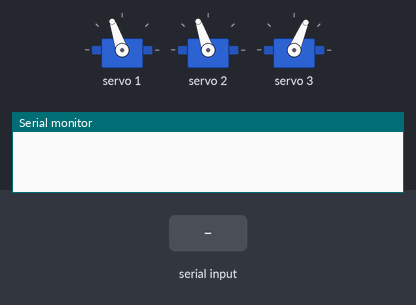
The sketch below on a simulated Arduino Mega 2560, built with avr-gcc and run on an emulated ATmega2560. Shown: 3 × servo, the last lines printed to the serial monitor. The inputs (shaded band) are chosen by the test bench.

Above: at 1.2 s.
1.3 s: "90,45\n" received over the second serial link
At 1.45 s:
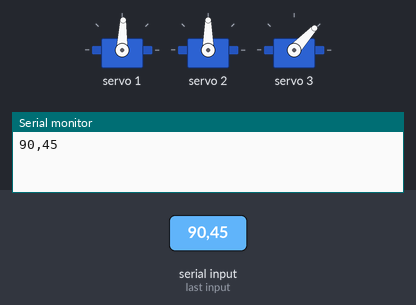
At 1.85 s:
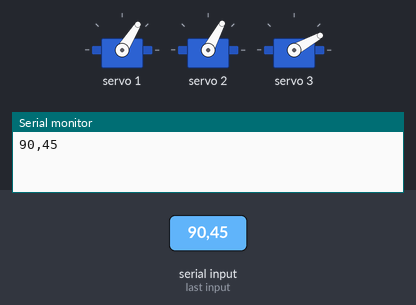
4.3 s: "5\n" received over the second serial link
At 5.5 s:
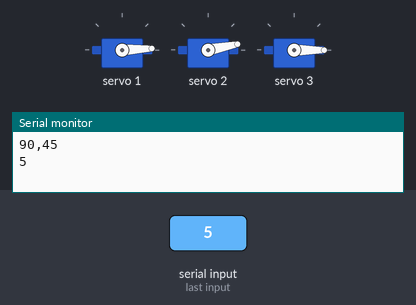
5.8 s: "90,45,200\n" received over the second serial link
Timing chart, 0 to 8.8 s (numbered marks = the images above; inputs shaded):
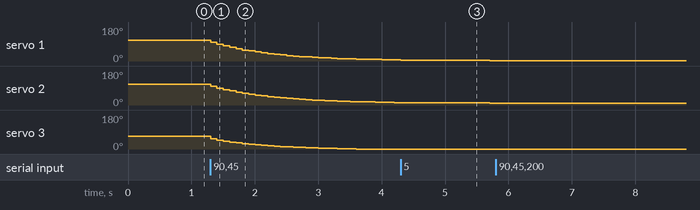

The sketch:

Robot_Arm.ino
```cpp
#include "HCPCA9685.h"

#define I2CAdd 0x40
HCPCA9685 HCPCA9685(I2CAdd);

unsigned long lastReceivedTime = 0;
float currentPos[4] = {0, 240, 240, 135};
float targetPos[4] = {0, 240, 240, 135};
unsigned long lastUpdateTime = 0;
const unsigned long updateInterval = 100;

void setup() {
  Serial.begin(115200);
  Serial1.begin(115200);
  HCPCA9685.Init(SERVO_MODE);
  HCPCA9685.Sleep(false);

  HCPCA9685.Servo(1, 240);
  HCPCA9685.Servo(2, 240);
  HCPCA9685.Servo(3, 150);
}

void loop() {
  if (Serial1.available() > 0) {
    String receivedData = Serial1.readStringUntil('\n');
    Serial.println(receivedData);

    int avg_x, avg_y, depth;
    int result = sscanf(receivedData.c_str(), "%d,%d,%d", &avg_x, &avg_y, &depth);

    targetPos[1] = constrain(map(avg_y, 0, 800, 0, 240), 0, 240);
    targetPos[2] = constrain(map(depth, 200, 400, 0, 250), 30, 250);
    targetPos[3] = constrain(map(avg_x, 200, 850, 0, 300), 0, 300);
  }

  if (millis() - lastUpdateTime >= updateInterval) {
    lastUpdateTime = millis();
    for (int i = 1; i < 4; i++) {
      if (currentPos[i] != targetPos[i]) {
        float step = (targetPos[i] - currentPos[i]) * 0.1;
        currentPos[i] += step;
        HCPCA9685.Servo(i, (int)currentPos[i]);
      }
    }
  }
}
```

Measured:
- after the input at 1.3 s, servo 1: moves from 109° to 6° over 2.8 s, starting at once; servo 2: moves from 109° to 13° over 2.9 s, starting at once; servo 3: moves from 67° to 0° over 2.3 s, starting at once
